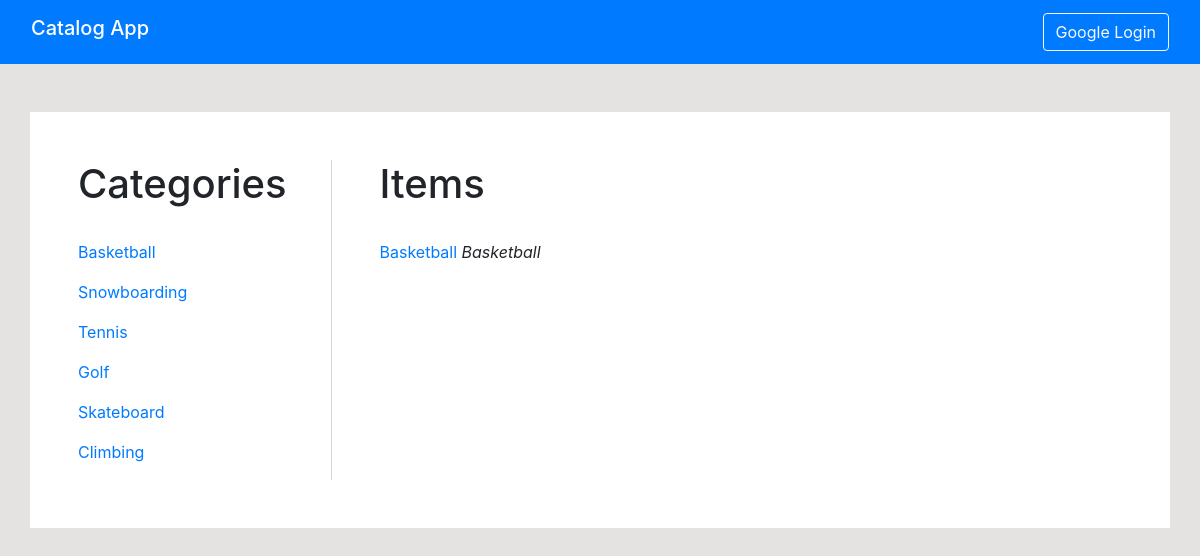
Page /catalog/2/items/ on the committed database.
### app/models.py (models this page shows, shortened)
class Category(db.Model):
    id = db.Column(db.Integer, primary_key=True)
    title = db.Column(db.String(64), index=True, unique=True)
    items = db.relationship('Item', backref='category', lazy='dynamic')

class Item(db.Model):
    id = db.Column(db.Integer, primary_key=True)
    title = db.Column(db.String(64), index=True, unique=True)
    description = db.Column(db.String(140))
    category_id = db.Column(db.Integer(), db.ForeignKey('category.id'))

### app/routes.py (the view)
@app.route('/catalog/<category_id>/items/')
def category(category_id):
    categories = Category.query.all()
    category = Category.query.get(category_id)
    items = Item.query.filter_by(category=category)
    return render_template('category.html', title='Catalog App',
                           categories=categories, items=items)

### app/templates/category.html
{% extends "base.html" %}
{% block content %}
        <div class="row">
            <div class="col-md-3" style="border-right: 1px solid #D6D6D6;">
                <h1>Categories</h1>
                <br>
                {% for category in categories %}
                <div>
                    <p>
                        <a href="{{url_for('category', category_id = category.id)}}">
                            {{category.title}}
                        </a>
                    </p>
                </div>
                {% endfor %}
            </div>
            <div class="col-md-9  pl-5">
                <h1>Items</h1>
                <br>
                {% for item in items %}
                <div>
                    <p>
                        <a href="{{ url_for('item', category_id = item.category.id, item_id = item.id)}}">
                            {{item.title}}
                        </a>
                        <span class="font-italic">
                        {{item.category.title}}
                        </span>
                    </p>
                </div>
                {% endfor %}
            </div>
        </div>
{% endblock %}

### rows in the picture
Category: title "Basketball"
Category: title "Snowboarding"
Category: title "Tennis"
Category: title "Golf"
Category: title "Skateboard"
Category: title "Climbing"
Item: title "Basketball", category "Basketball"
